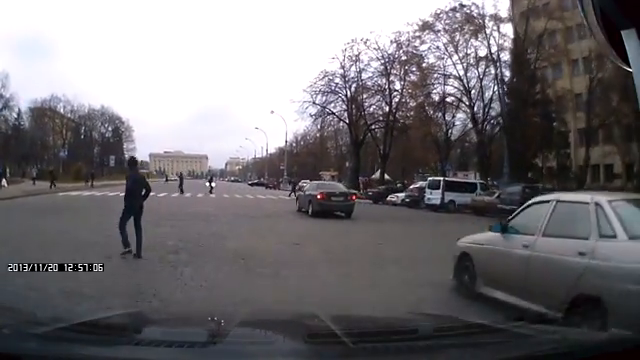
#> input picture frame 79 of Task15/peshih.mp4, 640 x 360 px
$ python 'main (9).py'
#> lines starting #> are read from the running program, lines starting #| are printed output that depends on the picture; after the words box and inside, x2 and y2 are one past the last pixel; in counts of white or black regions, pixels touching at a corner belong together
import cv2

video_path = 'peshih.mp4'
cap = cv2.VideoCapture(video_path)

if not cap.isOpened():
    print("Ошибка загрузки видео.")
    exit()

hog = cv2.HOGDescriptor()
hog.setSVMDetector(cv2.HOGDescriptor_getDefaultPeopleDetector())

while True:
    ret, frame = cap.read()
#> frame is the input picture: shape (360, 640, 3); mean B, G, R 114.3, 110.8, 113.5
    if not ret:
        break

    gray_frame = cv2.cvtColor(frame, cv2.COLOR_BGR2GRAY)

    pedestrians, _ = hog.detectMultiScale(gray_frame, winStride=(8, 8), padding=(8, 8), scale=1.05)
#> pedestrians = [[99, 136, 72, 144], [562, 107, 78, 160]]

    for (x, y, w, h) in pedestrians:
        cv2.rectangle(frame, (x, y), (x + w, y + h), (0, 255, 0), 2)
#> this loop made 2 passes
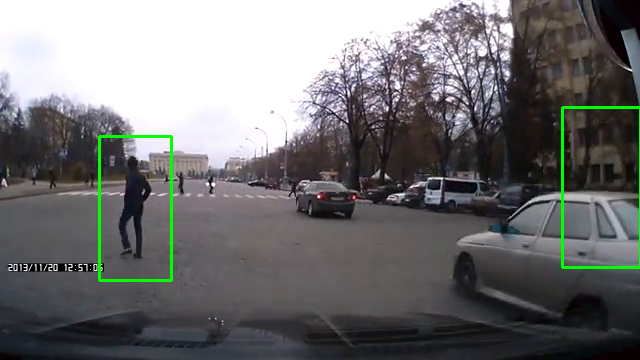
#> frame: shape (360, 640, 3); 1.04% of pixels changed, all inside (x1, y1, x2, y2) = (98, 106, 640, 282)

    cv2.imshow('Pedestrian Detection', frame)

    if cv2.waitKey(1) & 0xFF == ord('q'):
#> (key q is pressed here)
        break

cap.release()
cv2.destroyAllWindows()

$ run again, starting later in the video
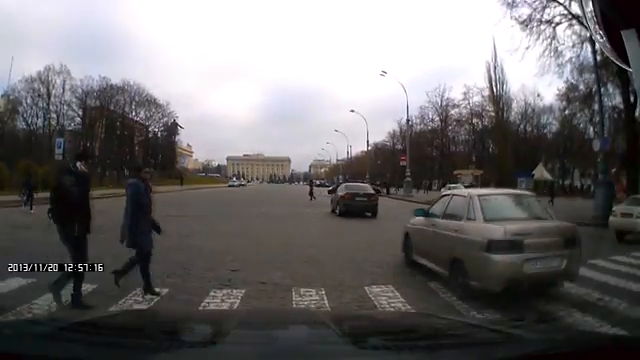
#> input picture frame 357 of Task15/peshih.mp4, 640 x 360 px
#> frame is the input picture: shape (360, 640, 3); mean B, G, R 107.8, 107.1, 109.3
#> pedestrians = [[97, 152, 88, 177], [18, 131, 105, 211]]
#> the loop `for (x, y, w, h) in pedestrians:` made 2 passes
#> after the loop `for (x, y, w, h) in pedestrians:`:
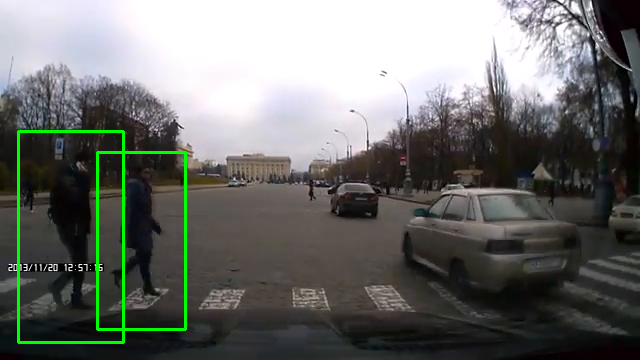
#> frame: shape (360, 640, 3); 1.5% of pixels changed, all inside (x1, y1, x2, y2) = (17, 130, 187, 344)

$ run again, starting later in the video
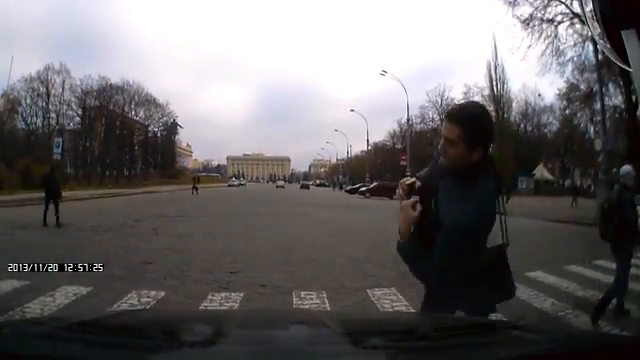
#> input picture frame 636 of Task15/peshih.mp4, 640 x 360 px
#> frame is the input picture: shape (360, 640, 3); mean B, G, R 103.3, 102.5, 105.2
#> pedestrians = [[9, 89, 84, 168]]
#> the loop `for (x, y, w, h) in pedestrians:` made 1 pass
#> after the loop `for (x, y, w, h) in pedestrians:`:
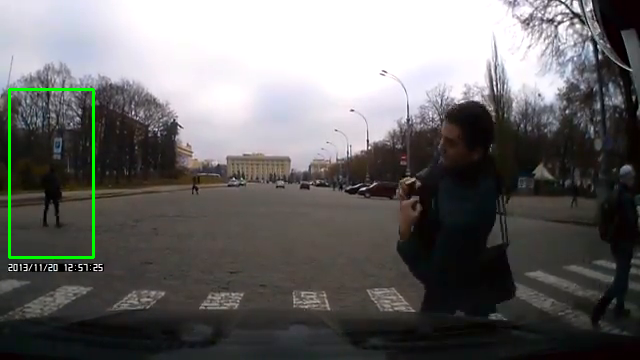
#> frame: shape (360, 640, 3); 0.65% of pixels changed, all inside (x1, y1, x2, y2) = (8, 88, 95, 259)
